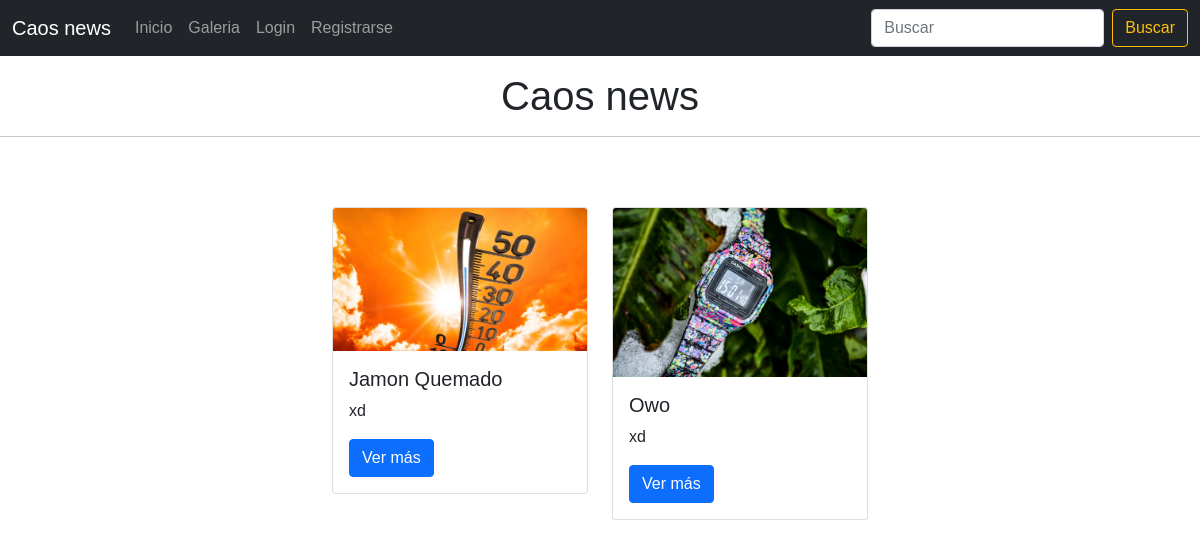
Page /galeria/ on the committed database.
### noticias/models.py (models this page shows, shortened)
class Noticia(models.Model):
	id_noticia = models.AutoField(db_column='Id_Noticia',primary_key=True)
	fecha = models.DateTimeField(blank=False,null=False)
	titulo = models.CharField(max_length=35)
	Detalle = models.TextField()
	Desc_mini = models.CharField(max_length=120)
	Ubicacion = models.CharField(max_length=120)
	destacada = models.BooleanField()
	id_categoria = models.ForeignKey(Categoria,on_delete=models.CASCADE,db_column='IdCategory')
	id_parti = models.ForeignKey(
		Parti
		,on_delete=models.CASCADE
		,limit_choices_to={'id_tp_part':1}
		,db_column='Id_Parti')

### noticias/views.py (the view)
# urls.py: path('galeria/', Gale, name='Galeria'),
def Gale(request):
	context =A_NotiFoto()
	return render(request, "Galeria.html", context)

### noticias/views.py (called while the page is built)
def A_NotiFoto():
	noticia = Noticia.objects.all()
	foto = Foto.objects.values("id_noticia").annotate(dir=Max("nom_foto"))
	return {
		"noticia": noticia,
		"foto": foto
	}

### noticias/templates/galeria.html
{% extends 'base.html' %}
{% load static %}
{%block contenido%}
<h1 style="text-align: center;">Caos news</h1>
<hr><br>
<div class="container">
	<div class="row justify-content-center">
		{% for x in noticia %}
		{% for f in foto %}
		{% if x.id_noticia == f.id_noticia %}
		<div class="col-3" style="width: fit-content; margin-top: 30px;">
			<div class="card" style="width: 16rem;">
				<img src="{% static 'img/' %}{{f.dir}}" class="card-img-top" alt="{{f.dir}}">
				<div class="card-body">
					<h5 class="card-title">{{x.titulo}}</h5>
					<p class="card-text">{{x.Desc_mini}}</p>
					<a href="{% url 'Noticia' id=x.id_noticia %}" class="btn btn-primary">Ver más</a>
				</div>
			</div>
		</div>
		{% endif %}
		{% endfor %}
		<br>
		{% endfor %}
	</div>
</div>
{%endblock contenido%}

### noticias/static/css/estilo.css (style rules this page uses)
body { font-family: sans-serif; }
body { height: 400px; background-size: cover; background-repeat: no-repeat; background-position: center center; }

### rows in the picture
Noticia: titulo "Jamon Quemado", Desc_mini "xd"
Noticia: titulo "Owo", Desc_mini "xd"
